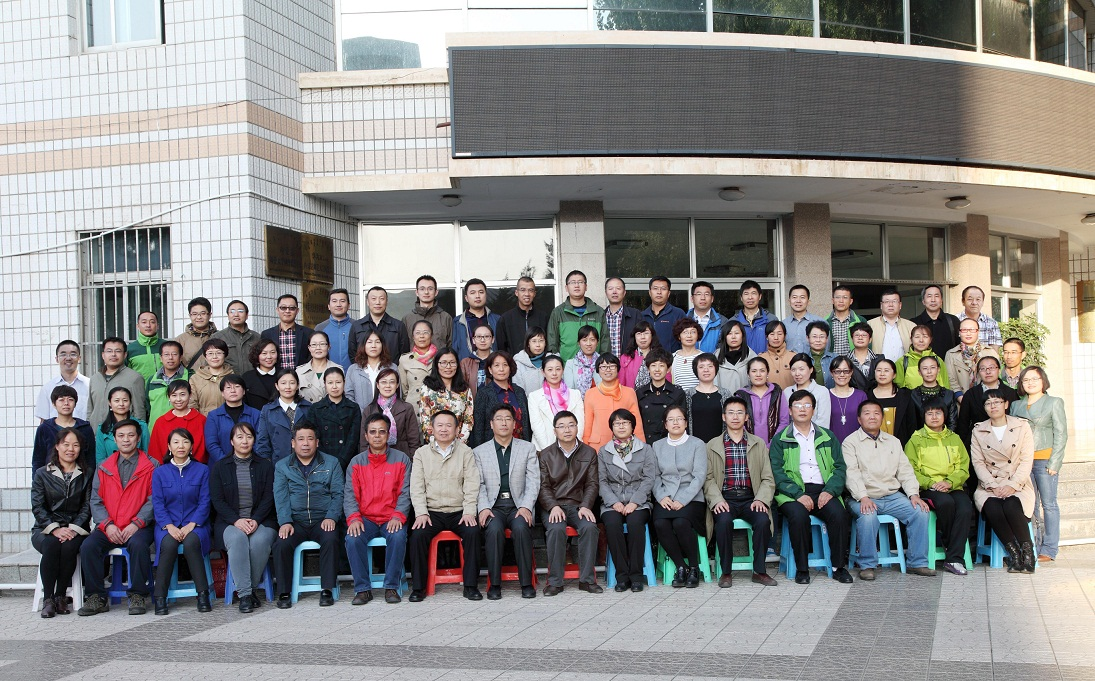
//> input picture OpencvPictute/face.jpg, 1095 x 681 px
$ ./mian   (built with g++ and OpenCV 4)
//> lines starting //> are read from the running program, lines starting //| are printed output that depends on the picture; after the words box and inside, x2 and y2 are one past the last pixel; in counts of white or black regions, pixels touching at a corner belong together
#include "cv.h"
#include "highgui.h"
#include <stdio.h>
#include <stdlib.h>
#include <string.h>
#include <assert.h>
#include <math.h>
#include <float.h>
#include <limits.h>
#include <time.h>
#include <ctype.h>
#include<opencv2\core\core.hpp>
#include<opencv2\imgproc\imgproc.hpp>
#include<opencv2\highgui\highgui.hpp>
#ifdef _EiC
#define WIN32
#endif

static CvMemStorage* storage = 0;
static CvHaarClassifierCascade* cascade = 0;

void detect_and_draw( IplImage* image );

const char* cascade_name =
"haarcascade_frontalface_alt.xml";
/*    "haarcascade_profileface.xml";*/

int main( int argc, char** argv )
{
    cascade_name = "haarcascade_frontalface_alt2.xml";
    cascade = (CvHaarClassifierCascade*)cvLoad( cascade_name, 0, 0, 0 );
    if( !cascade )
    {
        fprintf( stderr, "ERROR: Could not load classifier cascade\n" );
        return -1;
    }
    storage = cvCreateMemStorage(0);
    cvNamedWindow( "窗口", 1 );

    const char* filename = "face.jpg";
    IplImage* image = cvLoadImage( filename, 1 );
//> image is the input picture: 681 rows x 1095 cols, CV_8UC3; mean B, G, R 136, 136.1, 138.8
    if( image )
    {
        detect_and_draw( image );
        cvWaitKey(0);
        cvReleaseImage( &image );
    }

    cvDestroyWindow("窗口");

    return 0;
}

void detect_and_draw(IplImage* img )
{
    double scale=0.8; //缩放因子，图片缩小检测提高检测速度
	/*face.jpg共有75张人脸*/
    static CvScalar colors[] = {
        {0,0,255},{0,128,255},{0,255,255},{0,255,0},
        {255,128,0},{255,255,0},{255,0,0},{255,0,255}
    };//Just some pretty colors to draw with

    //Image Preparation
    //
    IplImage* gray = cvCreateImage(cvSize(img->width,img->height),8,1);
    IplImage* small_img=cvCreateImage(cvSize(cvRound(img->width/scale),cvRound(img->height/scale)),8,1);
    cvCvtColor(img,gray, CV_BGR2GRAY);
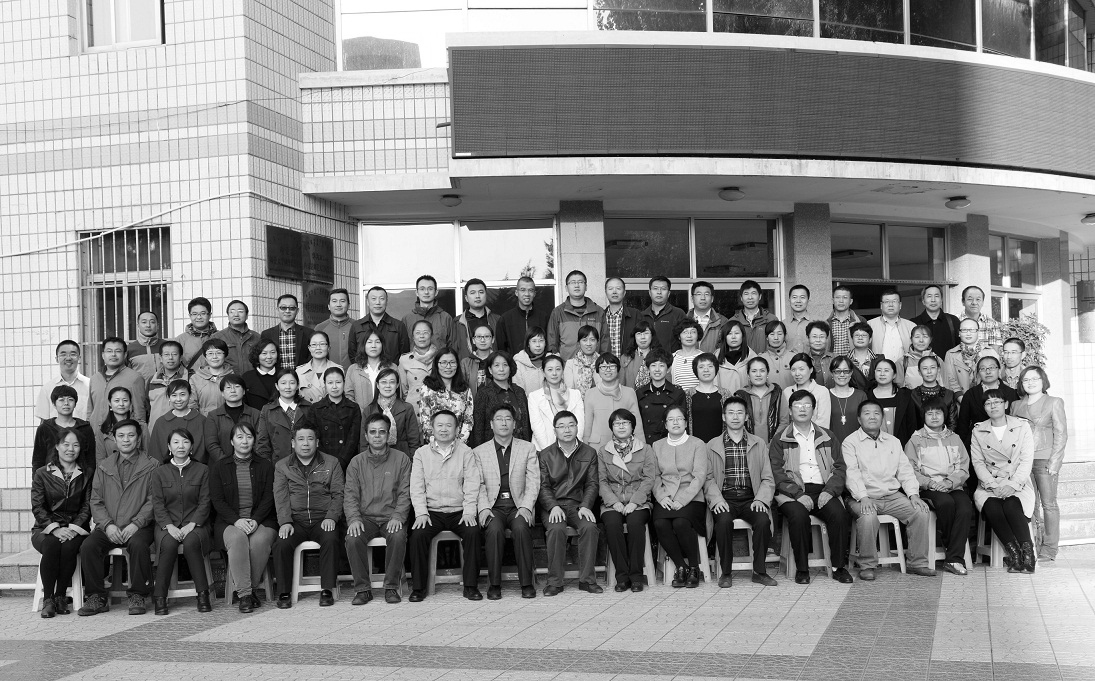
//> gray: 681 rows x 1095 cols, CV_8UC1; min 0, max 255, mean 136.9
    cvResize(gray, small_img, CV_INTER_LINEAR);
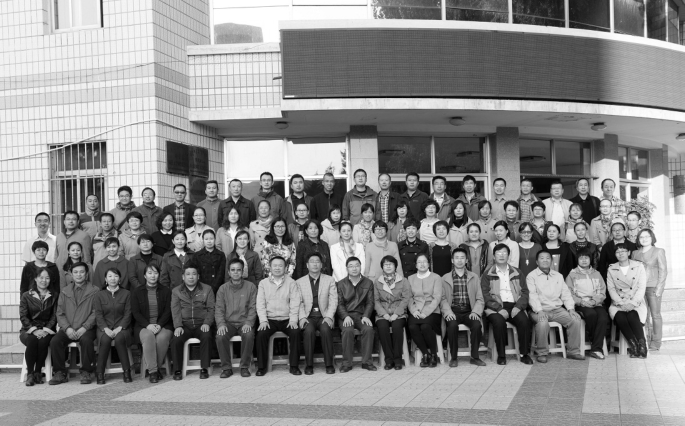
//> small_img: 851 rows x 1369 cols, CV_8UC1 (shown at 1/2 size); min 0, max 255, mean 136.8

    cvEqualizeHist(small_img,small_img); //直方图均衡

    //Detect objects if any
    //
    cvClearMemStorage(storage);
    double t = (double)cvGetTickCount();
    CvSeq* objects = cvHaarDetectObjects(small_img, cascade,storage,1.1,2,0,cvSize(30,30));
//> objects = 45 items

    t = (double)cvGetTickCount() - t;
    printf( "detection time = %gms\n", t/((double)cvGetTickFrequency()*1000) );

    //Loop through found objects and draw boxes around them
	int faceCount;
    for(int i=0;i<(objects? objects->total:0);++i)
    {
        CvRect* r=(CvRect*)cvGetSeqElem(objects,i);
        cvRectangle(img, cvPoint(r->x*scale,r->y*scale), cvPoint((r->x+r->width)*scale,(r->y+r->height)*scale), colors[i%8]);
    }
//> this loop made 45 passes
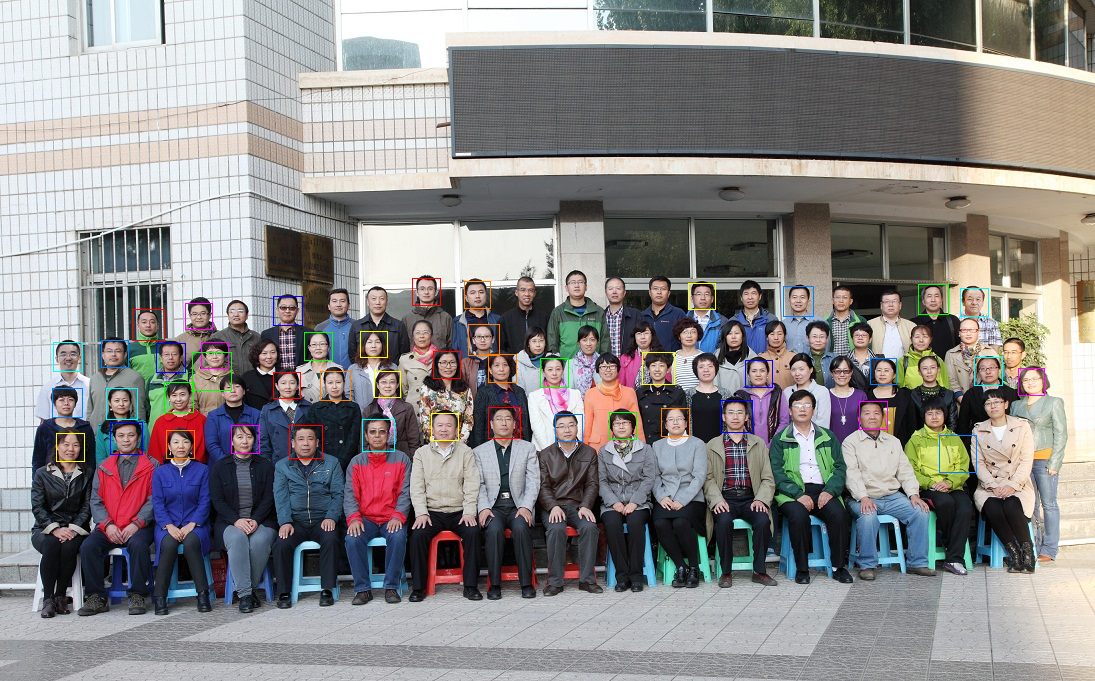
//> img: 681 rows x 1095 cols, CV_8UC3; 0.7% of pixels changed, all inside (x1, y1, x2, y2) = (52, 278, 1045, 473)
    for( int i = 0; i < (objects? objects->total : 0); i++ ) //i为检测到人脸的数量
    {
        CvRect* r = (CvRect*)cvGetSeqElem( objects, i );
        CvPoint center;
        int radius;
        center.x = cvRound((r->x + r->width*0.5)*scale); //获取圆心X坐标
        center.y = cvRound((r->y + r->height*0.5)*scale);//获取圆心Y坐标
        radius = cvRound((r->width + r->height)*0.25*scale); //获取半径
 //对img脸部进行圆圈标注。参数为：图像，圆心坐标，圆心半径，线条颜色，线条粗细负数表示填充元，线条类型，圆心坐标点和半径值的小数点位数
        cvCircle( img, center, radius, colors[i%8], 1, 8, 0 );
		faceCount = i;
    }
//> this loop made 45 passes
//> radius on passes 1 to 12: 14, 13, 13, 15, 15, 14, 14, 13, 16, 16, 13, 14
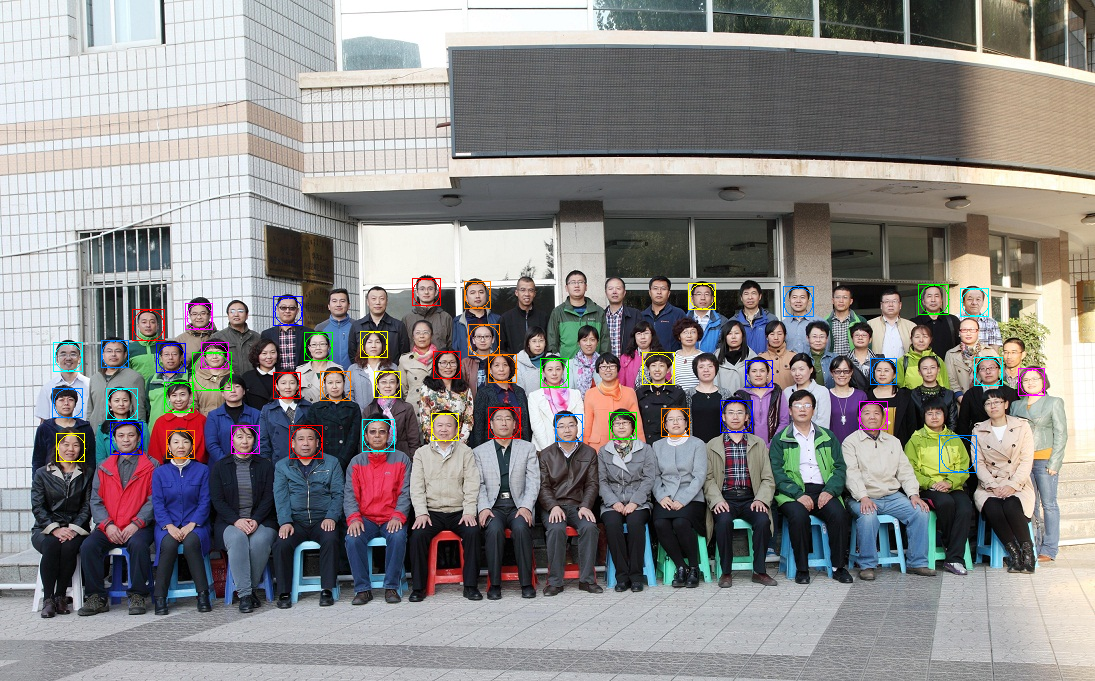
//> img: 681 rows x 1095 cols, CV_8UC3; 0.41% of pixels changed, all inside (x1, y1, x2, y2) = (53, 279, 1046, 472)

	printf("已经检测到的人脸个数为：%d个\n", faceCount);
//| 已经检测到的人脸个数为：44个
    cvShowImage( "窗口", img ); //显示结果窗口
    cvReleaseImage(&gray); //显示图像
    cvReleaseImage(&small_img);
}

$ run again, with OpencvPictute/01.jpg copied over OpencvPictute/face.jpg
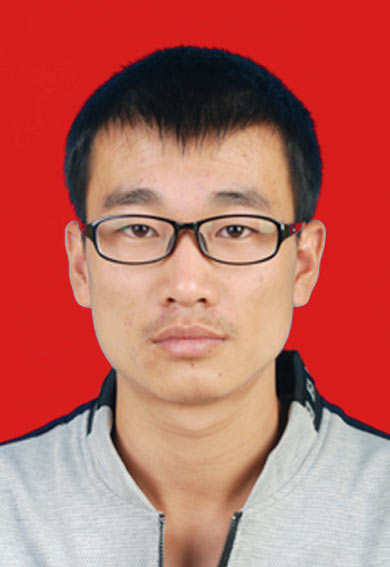
//> input picture OpencvPictute/01.jpg, 390 x 567 px
//> image is the input picture: 567 rows x 390 cols, CV_8UC3; mean B, G, R 96.1, 104, 186.3
//> objects = 1 item
//> the loop in detect_and_draw, `for(int i=0;i<(objects? objects->total:0);++i)` made 1 pass
//> after the loop in detect_and_draw, `for(int i=0;i<(objects? objects->total:0);++i)`:
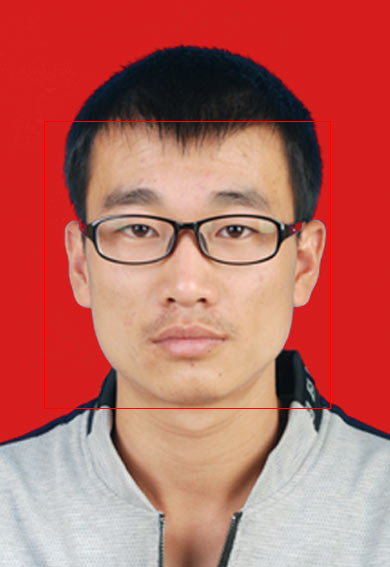
//> img: 567 rows x 390 cols, CV_8UC3; 0.52% of pixels changed, all inside (x1, y1, x2, y2) = (44, 121, 331, 409)
//> the loop in detect_and_draw, `for( int i = 0; i < (objects? objects->total : 0); i++ )` made 1 pass
//> radius on pass 1: 143
//> after the loop in detect_and_draw, `for( int i = 0; i < (objects? objects->total : 0); i++ )`:
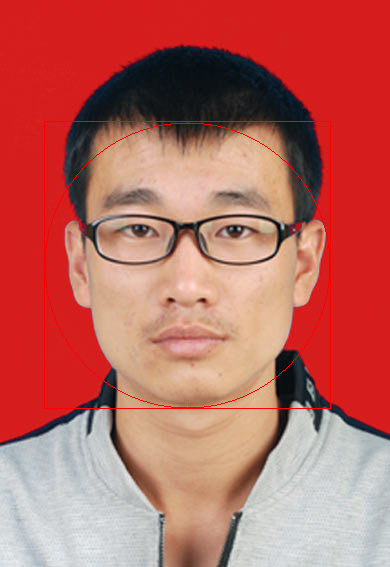
//> img: 567 rows x 390 cols, CV_8UC3; 0.36% of pixels changed, all inside (x1, y1, x2, y2) = (45, 122, 330, 408)
//| 已经检测到的人脸个数为：0个

$ run again, with OpencvPictute/02.jpg copied over OpencvPictute/face.jpg
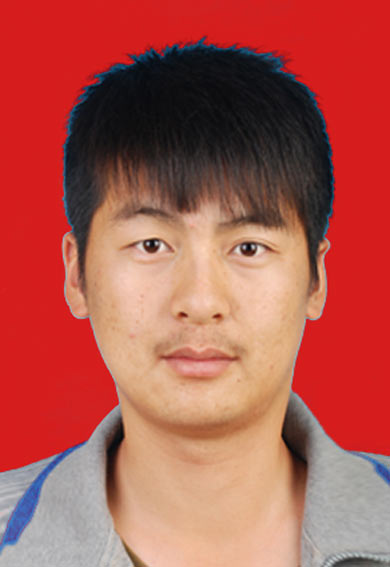
//> input picture OpencvPictute/02.jpg, 390 x 567 px
//> image is the input picture: 567 rows x 390 cols, CV_8UC3; mean B, G, R 78.9, 88.5, 174.6
//> objects = 1 item
//> the loop in detect_and_draw, `for(int i=0;i<(objects? objects->total:0);++i)` made 1 pass
//> after the loop in detect_and_draw, `for(int i=0;i<(objects? objects->total:0);++i)`:
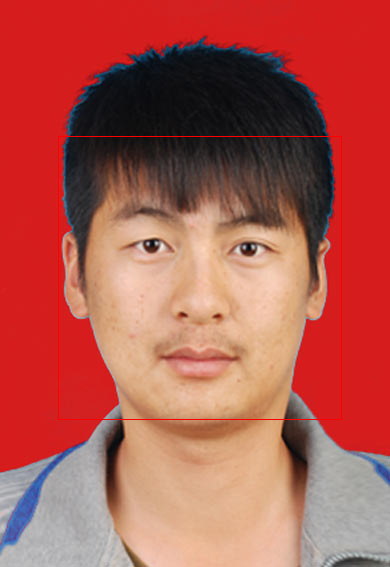
//> img: 567 rows x 390 cols, CV_8UC3; 0.51% of pixels changed, all inside (x1, y1, x2, y2) = (58, 136, 342, 420)
//> the loop in detect_and_draw, `for( int i = 0; i < (objects? objects->total : 0); i++ )` made 1 pass
//> radius on pass 1: 142
//> after the loop in detect_and_draw, `for( int i = 0; i < (objects? objects->total : 0); i++ )`:
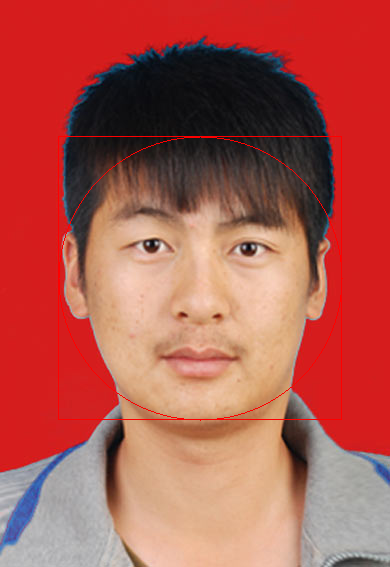
//> img: 567 rows x 390 cols, CV_8UC3; 0.33% of pixels changed, all inside (x1, y1, x2, y2) = (59, 137, 343, 421)
//| 已经检测到的人脸个数为：0个
